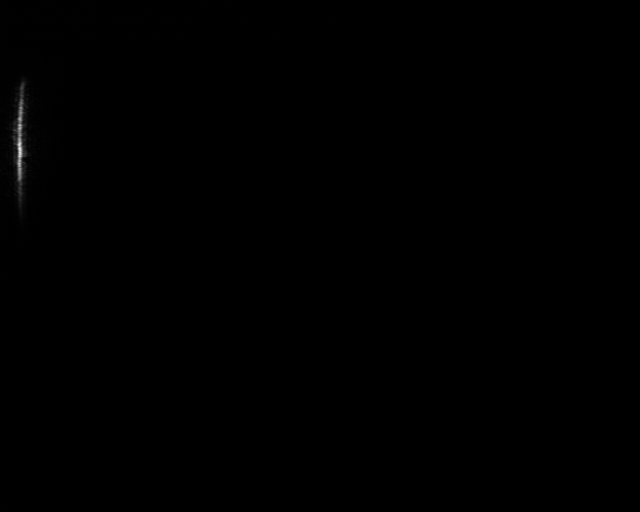
#> input picture Spectro-laser_bleu-lames-3D.tif, 1280 x 1024 px, found by its file name (shown at 1/2 size)
$ python resolution_spectro3D.py
#> lines starting #> are read from the running program, lines starting #| are printed output that depends on the picture; after the words box and inside, x2 and y2 are one past the last pixel; in counts of white or black regions, pixels touching at a corner belong together; long printed decimals are rounded
#Code pour chaque spectromètre

import numpy as np
from PIL import Image
import matplotlib.pyplot as plt
from lmfit import Model
#Partie1: Image en intensités linéaire
# 1. Tif valeurs de pixel de 0 à 255, donc intensité directement. Permet aussi de vérifier la saturation
# 2. Pour éviter les sections totalement nulles, on sélectionne les lignes pour lesquelles au moins un pixel à une valeur d'au moins 95% de l'intensité maximale
# 2.5 Pour chaque colonne, on fait la moyenne des éléments sur les lignes selectionnées, ce qui retourne l'intensité en fonction de la position horizontale.
# À Noter: Vérification que l'image n'est pas saturée
# Fait pour rouge et bleu

# Charger les images en niveaux de gris
image_bleu = Image.open("Spectro-laser_bleu-lames-3D.tif").convert("L")
image_bleu_array = np.array(image_bleu)
image_rouge = Image.open("Spectro-laser_rouge-lames-3D.tif").convert("L")
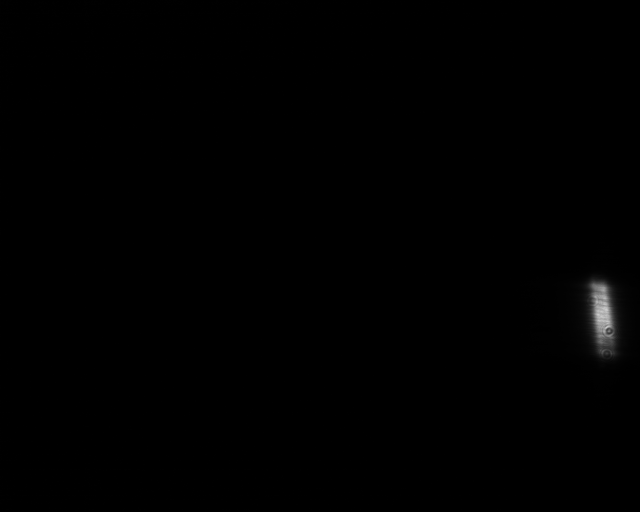
#> input picture Spectro-laser_rouge-lames-3D.tif, 1280 x 1024 px, found by its file name (shown at 1/2 size)
image_rouge_array = np.array(image_rouge)

def intensite(matrice_image):
    intensité_max = np.max(matrice_image)
#> intensité_max = 213
    if intensité_max == 255:
        print("L'image est saturée")
        return

    seuil = 0.5 * intensité_max
#> seuil = 106.5
    mask = matrice_image >= seuil
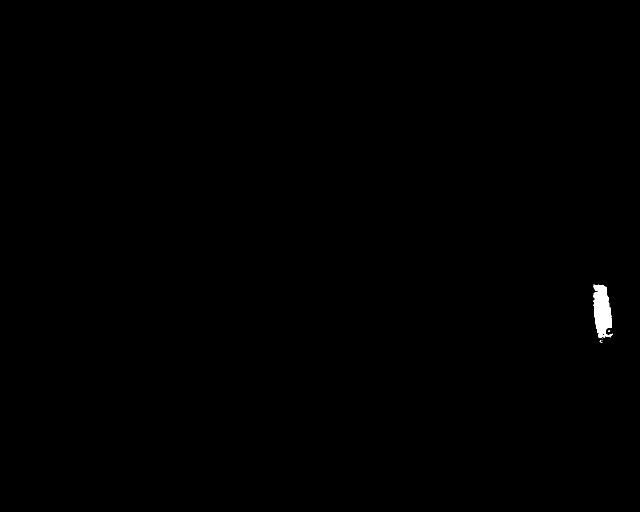
#> mask: shape (1024, 1280) bool (shown at 1/2 size); 0.22% white; 5 white regions (4 under 20 px), largest, box (x1, y1, x2, y2) and area: (1186, 569, 1225, 677) 2903
    lignes_à_considerer = np.any(mask, axis=1)
    intensité_par_colonne = np.mean(matrice_image[lignes_à_considerer, :], axis=0)
#> intensité_par_colonne = 1280 values, max 155 at index 1208, min 0 at index 4, mean 4.95

    return intensité_par_colonne

# Extraire les courbes d'intensité
introuge = intensite(image_rouge_array)
#> introuge has the same summary as intensité_par_colonne in intensite
intbleu = intensite(image_bleu_array)
#> in intensite (call 2), `mask = matrice_image >= seuil`: mask: shape (1024, 1280) bool; 0.04% white; 11 white regions (7 under 20 px), largest, box (x1, y1, x2, y2) and area: (35, 275, 44, 334) 352, (36, 248, 43, 263) 67, (37, 335, 42, 351) 52, (37, 234, 43, 242) 36
#> intbleu = 1280 values, max 165.5 at index 39, min 0 at index 135, mean 1.53

#Partie 2: Conversion de px en lambda
# 1. Formule de conversion de px en lambda (comment obtenue et forme)
# 2. Propagation d'incertitude sur la conversion avec méthode des dérivées. Mentionner laquelle est la plus importante, Obtention de chacune des incertitudes utilisées
# 3. On obtient la position des pics en lambda et l'incertitude sur cette position. Ce qui permet d'avoir l'intensité pour chaque longueur d'onde

def calcule_incertitude_val_lamda(rouge,bleu):
    x_rouge=np.argmax(rouge)
#> x_rouge = 1208
    x_bleu=np.argmax(bleu)
#> x_bleu = 39
    echelle_pixel=x_rouge-x_bleu
#> echelle_pixel = 1169
    delta_echelle_pixel=2 #On considère que c'est l'addition de 2 incertitudes. Chacune étant la plus petite division, soit 1 px.
    echelle_lamda=657-405
    delta_res=(echelle_lamda/echelle_pixel)*delta_echelle_pixel #On reporte l'incertitude des pixel sur les longueurs d'onde
#> delta_res = 0.431
    delta_lambda_bleu=5
    delta_echelle_lambda=2*delta_lambda_bleu
    x = np.linspace(0, len(rouge) - 1, len(rouge))
#> x = 1280 values from 0 to 1279

    val_lamda = []
    incertitude_val_lamda = []

    for i in x:
        # Calcul de val_lamda
        val = (echelle_lamda / echelle_pixel) * (i - x_bleu) + 405
        val_lamda.append(val)
        # Calcul de l'incertitude
        term1 = ((i - x_bleu) / echelle_pixel) * delta_echelle_lambda
        term2 = (-echelle_lamda * (i - x_bleu) / (echelle_pixel ** 2)) * delta_echelle_pixel
        term3 = (echelle_lamda / echelle_pixel) * delta_echelle_pixel
        delta_val = np.sqrt(term1**2 + term2**2 + term3**2)+delta_lambda_bleu
        #print(f'terme1:{term1}, terme2:{term2}, term3:{term3}')
        incertitude_val_lamda.append(delta_val)
#> this loop made 1280 passes
#> (val, term1, term2, delta_val) on passes 1 to 3: (396.6, -0.334, 0.0144, 5.55), (396.8, -0.325, 0.014, 5.54), (397, -0.317, 0.0136, 5.54)
#> after the loop, incertitude_val_lamda = 1280 values, max 15.63 at index 1279, min 5.43 at index 39, mean 10.2; val_lamda = 1280 values from 396.6 to 672.3

    val_lamda = np.array(val_lamda)
    incertitude_val_lamda = np.array(incertitude_val_lamda)

    return val_lamda, incertitude_val_lamda, delta_res

# Calculer les longueurs d'onde et leurs incertitudes
val_lamda, incertitude_val_lamda, inc_res = calcule_incertitude_val_lamda(introuge, intbleu)
#> val_lamda = 1280 values from 396.6 to 672.3; inc_res = 0.431


# Tracer l'évolution de l'incertitude de la longueur d'onde en fonction de la longueur d'onde
plt.figure(figsize=(10, 6))
plt.plot(val_lamda, incertitude_val_lamda, 'g-', label="Incertitude sur la longueur d'onde")

# Ajouter des labels et un titre
plt.xlabel("Longueur d'onde (nm)")
plt.ylabel("Incertitude de la longueur d'onde (nm)")
plt.title("Évolution de l'incertitude de la longueur d'onde en fonction de la longueur d'onde")
plt.legend()
plt.grid(True)
plt.show()
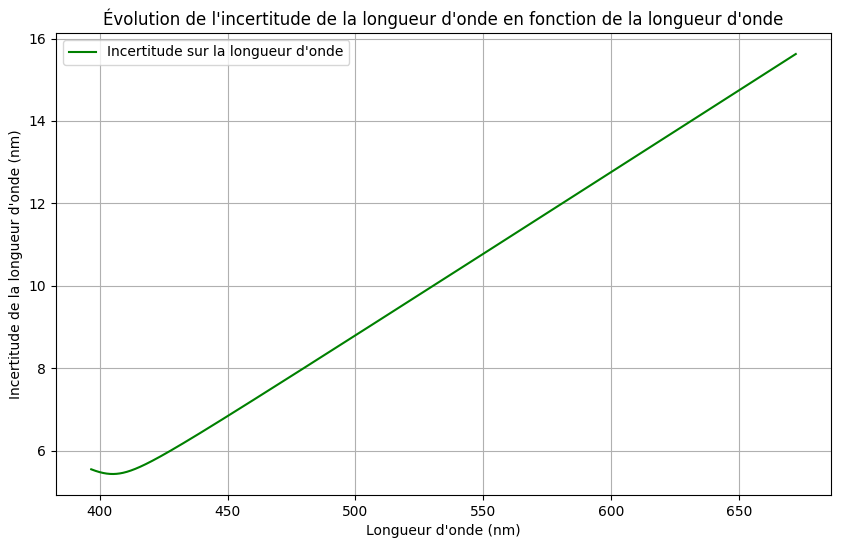
#> figure drawn by matplotlib, 1 panel; curve peaks at x = 672.3, y = 15.63

# Partie 3: Fits
# 1. Présenter les fits testés: Sinc^2 par les maths, gaussienne par habitude et lorentienne par allure. Paramètres et Latex
# 2. Méthode de moindre carré
# 3. Statistiques pour déterminer lequel est meilleur. TABLEAU. Chi-carré et R^2, et résolution obtenue
# 4. Affichage des données et des fits ensemble pour visualiser. METTRE GRAPH dans doc

#Partie 3: Largeur à mi-hauteur
# 1. Technique utilisée pour obtenir la largeur (maximum, positions à la moitié du max, un peu overshoot au cas où)
# 2. Comparaison entre les 3 spectromètres.
#

def calculer_FWHM(x, y):
    # 1. Identifier la valeur maximale de l'intensité
    I_max = np.max(y)
#> I_max = 155

    # 2. Calculer la moitié de cette valeur
    I_half = I_max / 2
#> I_half = 77.5

    # 3. Trouver les indices où l'intensité atteint la moitié du maximum
    indices_fwhm = np.where(y >= I_half)[0]
#> indices_fwhm = 36 values from 1187 to 1222

    # 4. Détermination des bornes supérieure et inférieure en étant sûr de ne pas en manquer (incertitude)
    if I_half <= x[indices_fwhm[-1]]:
        x_fwhm_max = x[indices_fwhm[-1]+1]
#> x_fwhm_max = 660.2
    else:
        x_fwhm_max = x[indices_fwhm[-1]]

    if I_half <= x[indices_fwhm[0]]:
        x_fwhm_min = x[indices_fwhm[0]-1]
#> x_fwhm_min = 652.3
    else:
        x_fwhm_min = x[indices_fwhm[0]]

    # 5. La FWHM est la distance entre les deux indices extrêmes
    fwhm = x_fwhm_max - x_fwhm_min
#> fwhm = 7.98

    return fwhm, x_fwhm_min, x_fwhm_max, I_half

# Exemple d'utilisation avec les données d'intensité rouge (introuge) et de longueur d'onde (val_lamda)
fwhm, x_fwhm_min, x_fwhm_max, I_half = calculer_FWHM(val_lamda, introuge)
#> fwhm = 7.98; x_fwhm_min = 652.3; x_fwhm_max = 660.2; I_half = 77.5
fwhmbleu, x_fwhm_minbleu, x_fwhm_maxbleu, I_half_bleu = calculer_FWHM(val_lamda, intbleu)
#> fwhmbleu = 1.94; x_fwhm_minbleu = 404.1; x_fwhm_maxbleu = 406.1; I_half_bleu = 82.76

print(f"FWHM_rouge: {fwhm} nm, à partir de {x_fwhm_min} nm à {x_fwhm_max} nm")
#| FWHM_rouge: 7.976 nm, à partir de 652.257 nm à 660.234 nm
print(f"FWHM_bleu: {fwhmbleu} nm, à partir de {x_fwhm_minbleu} nm à {x_fwhm_maxbleu} nm")
#| FWHM_bleu: 1.940 nm, à partir de 404.138 nm à 406.078 nm
print(f'L incertitude sur la résolution : {inc_res}')
#| L incertitude sur la résolution : 0.4311

# Visualisation avec les lignes représentant la FWHM
plt.plot(val_lamda, introuge, label="Intensité rouge", color="red")
plt.axvline(x=x_fwhm_min, color='black', linestyle='--', label="Limite inférieure FWHM")
plt.axvline(x=x_fwhm_max, color='black', linestyle='--', label="Limite supérieure FWHM")
plt.axhline(y=I_half, color='blue', linestyle='--', label="Moitié de la hauteur maximale")
plt.xlabel("Longueur d'onde (nm)")
plt.ylabel("Intensité")
plt.title("Calcul de la FWHM sur la courbe d'intensité")
plt.legend()
plt.grid(True)
plt.show()
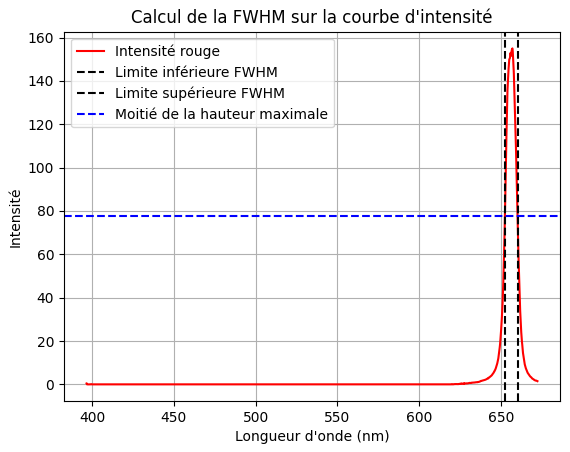
#> figure drawn by matplotlib, 1 panel; curve peaks at x = 657, y = 155

# Visualisation avec les lignes représentant la FWHM
plt.plot(val_lamda, intbleu, label="Intensité du laser bleu", color="blue")
plt.axvline(x=x_fwhm_minbleu, color='black', linestyle='--', label="Limite inférieure FWHM")
plt.axvline(x=x_fwhm_maxbleu, color='black', linestyle='--', label="Limite supérieure FWHM")
plt.axhline(y=I_half_bleu, color='blue', linestyle='--', label="Moitié de la hauteur maximale")
plt.xlabel("Longueur d'onde (nm)")
plt.ylabel("Intensité")
#plt.title("Calcul de la FWHM sur la courbe d'intensité")
plt.legend()
plt.grid(True)
plt.show()
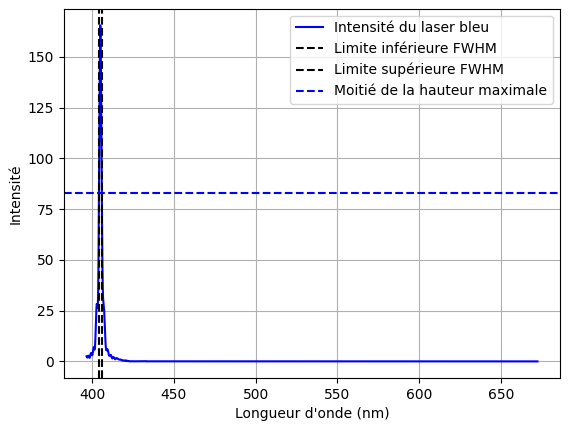
#> figure drawn by matplotlib, 1 panel; curve peaks at x = 405, y = 165.5


# Partie 4: Conclusion
# 0. Résultats énoncés et démarches pour s'y rendre expliquées
# 1. Comparaison entre les 2 spectros: Table optique meilleure
# 2. Limitations de cette comparasion: Difficultés d'alignement, de positionnement des lentilles à leur focale, aberration des lentilles
# qualité des photos photo obtenues, qualité de la fante fabriquée avec des lames de rasoirs (pas tellement droite, gros espace)
# 3. Comparaison avec Datasheet du bleu et résultat du rouge (énoncer leur résultat et dire qu'est-ce qui est plus grand que quoi)
# 4. Limitations de cette comparaison:
# Comparer les deux spectro (table et 3D) au spectro de Guillaume. Donc Parties 1 à 3 pour 2 spectros. et comparaison avec rouge Guigui
# Différence dans les résolutions obtenues voir comparé avec Guigui
# Incertitudes respectives et dire si elles sont bien/logique ou pas
#
#
